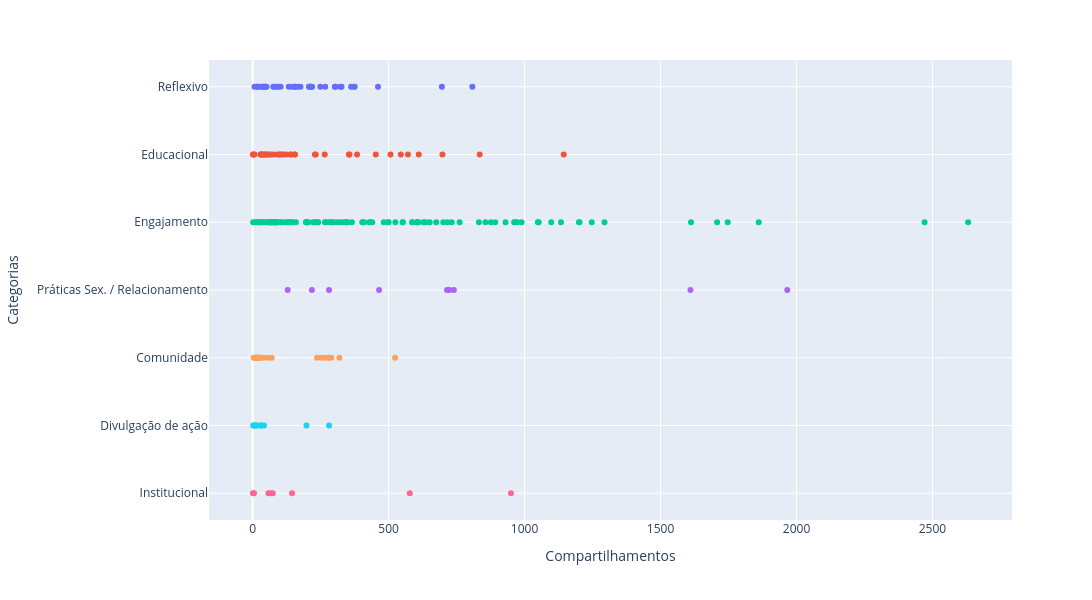

The code cell stored with this chart in its notebook:
### Code cell
fig = px.scatter( df, x='Compartilhamentos', y='Categorias', color='Categorias')

fig.update_layout(
    width=1200,
    height=600,
    showlegend=False
)

### Figure 1 — Plotly figure (JSON) as saved in the notebook; plotly's stock layout.template omitted (floating-point values rounded to 4 significant figures)
{"data": [{"hovertemplate": "Categorias=%{y}<br>Compartilhamentos=%{x}<extra></extra>", "legendgroup": "Reflexivo", "marker": {"color": "#636efa", "symbol": "circle"}, "mode": "markers", "name": "Reflexivo", "orientation": "h", "showlegend": true, "type": "scatter", "x": [302, 207, 176, 374, 47, 213, 47, 696, 155, 305, 35, 210, 93, 362, 17, 461, 215, 43, 34, 81, 156, 51, 146, 76, 167, 375, 7, 22, 133, 808, 219, 327, 19, 267, 92, 40, 103, 323, 249], "xaxis": "x", "y": ["Reflexivo", "Reflexivo", "Reflexivo", "Reflexivo", "Reflexivo", "Reflexivo", "Reflexivo", "Reflexivo", "Reflexivo", "Reflexivo", "Reflexivo", "Reflexivo", "Reflexivo", "Reflexivo", "Reflexivo", "Reflexivo", "Reflexivo", "Reflexivo", "Reflexivo", "Reflexivo", "Reflexivo", "Reflexivo", "Reflexivo", "Reflexivo", "Reflexivo", "Reflexivo", "Reflexivo", "Reflexivo", "Reflexivo", "Reflexivo", "Reflexivo", "Reflexivo", "Reflexivo", "Reflexivo", "Reflexivo", "Reflexivo", "Reflexivo", "Reflexivo", "Reflexivo"], "yaxis": "y"}, {"hovertemplate": "Categorias=%{y}<br>Compartilhamentos=%{x}<extra></extra>", "legendgroup": "Educacional", "marker": {"color": "#EF553B", "symbol": "circle"}, "mode": "markers", "name": "Educacional", "orientation": "h", "showlegend": true, "type": "scatter", "x": [139, 384, 46, 611, 229, 42, 354, 545, 29, 75, 67, 52, 571, 37, 114, 89, 356, 265, 109, 63, 835, 30, 1, 7, 1144, 154, 3, 507, 53, 698, 102, 453, 140, 156, 126, 98, 34, 232], "xaxis": "x", "y": ["Educacional", "Educacional", "Educacional", "Educacional", "Educacional", "Educacional", "Educacional", "Educacional", "Educacional", "Educacional", "Educacional", "Educacional", "Educacional", "Educacional", "Educacional", "Educacional", "Educacional", "Educacional", "Educacional", "Educacional", "Educacional", "Educacional", "Educacional", "Educacional", "Educacional", "Educacional", "Educacional", "Educacional", "Educacional", "Educacional", "Educacional", "Educacional", "Educacional", "Educacional", "Educacional", "Educacional", "Educacional", "Educacional"], "yaxis": "y"}, {"hovertemplate": "Categorias=%{y}<br>Compartilhamentos=%{x}<extra></extra>", "legendgroup": "Engajamento", "marker": {"color": "#00cc96", "symbol": "circle"}, "mode": "markers", "name": "Engajamento", "orientation": "h", "showlegend": true, "type": "scatter", "x": [350, 30, 552, 68, 61, 973, 587, 44, 497, 295, 433, 286, 408, 500, 628, 892, 125, 651, 143, 701, 16, 876, 61, 428, 222, 1861, 482, 79, 365, 761, 1247, 732, 197, 309, 342, 1052, 832, 89, 241, 1200, 1747, 552, 587, 196, 609, 930, 1049, 675, 2631, 636, 1202, 440, 25, 856, 403, 989, 204, 106, 268, 159, 525, 62, 77, 295, 962, 119, 72, 603, 322, 134, 201, 34, 146, 85, 409, 136, 334, 74, 266, 235, 1098, 963, 1612, 716, 606, 346, 279, 1294, 84, 24, 90, 58, 198, 9, 54, 39, 2, 608, 1708, 82, 84, 84, 68, 91, 227, 2471, 238, 101, 1134], "xaxis": "x", "y": ["Engajamento", "Engajamento", "Engajamento", "Engajamento", "Engajamento", "Engajamento", "Engajamento", "Engajamento", "Engajamento", "Engajamento", "Engajamento", "Engajamento", "Engajamento", "Engajamento", "Engajamento", "Engajamento", "Engajamento", "Engajamento", "Engajamento", "Engajamento", "Engajamento", "Engajamento", "Engajamento", "Engajamento", "Engajamento", "Engajamento", "Engajamento", "Engajamento", "Engajamento", "Engajamento", "Engajamento", "Engajamento", "Engajamento", "Engajamento", "Engajamento", "Engajamento", "Engajamento", "Engajamento", "Engajamento", "Engajamento", "Engajamento", "Engajamento", "Engajamento", "Engajamento", "Engajamento", "Engajamento", "Engajamento", "Engajamento", "Engajamento", "Engajamento", "Engajamento", "Engajamento", "Engajamento", "Engajamento", "Engajamento", "Engajamento", "Engajamento", "Engajamento", "Engajamento", "Engajamento", "Engajamento", "Engajamento", "Engajamento", "Engajamento", "Engajamento", "Engajamento", "Engajamento", "Engajamento", "Engajamento", "Engajamento", "Engajamento", "Engajamento", "Engajamento", "Engajamento", "Engajamento", "Engajamento", "Engajamento", "Engajamento", "Engajamento", "Engajamento", "Engajamento", "Engajamento", "Engajamento", "Engajamento", "Engajamento", "Engajamento", "Engajamento", "Engajamento", "Engajamento", "Engajamento", "Engajamento", "Engajamento", "Engajamento", "Engajamento", "Engajamento", "Engajamento", "Engajamento", "Engajamento", "Engajamento", "Engajamento", "Engajamento", "Engajamento", "Engajamento", "Engajamento", "Engajamento", "Engajamento", "Engajamento", "Engajamento", "Engajamento"], "yaxis": "y"}, {"hovertemplate": "Categorias=%{y}<br>Compartilhamentos=%{x}<extra></extra>", "legendgroup": "Práticas Sex. / Relacionamento", "marker": {"color": "#ab63fa", "symbol": "circle"}, "mode": "markers", "name": "Práticas Sex. / Relacionamento", "orientation": "h", "showlegend": true, "type": "scatter", "x": [740, 465, 1966, 724, 715, 1610, 129, 218, 281], "xaxis": "x", "y": ["Práticas Sex. / Relacionamento", "Práticas Sex. / Relacionamento", "Práticas Sex. / Relacionamento", "Práticas Sex. / Relacionamento", "Práticas Sex. / Relacionamento", "Práticas Sex. / Relacionamento", "Práticas Sex. / Relacionamento", "Práticas Sex. / Relacionamento", "Práticas Sex. / Relacionamento"], "yaxis": "y"}, {"hovertemplate": "Categorias=%{y}<br>Compartilhamentos=%{x}<extra></extra>", "legendgroup": "Comunidade", "marker": {"color": "#FFA15A", "symbol": "circle"}, "mode": "markers", "name": "Comunidade", "orientation": "h", "showlegend": true, "type": "scatter", "x": [17, 7, 26, 29, 289, 14, 319, 278, 237, 279, 252, 12, 4, 265, 25, 13, 40, 70, 57, 19, 19, 524], "xaxis": "x", "y": ["Comunidade", "Comunidade", "Comunidade", "Comunidade", "Comunidade", "Comunidade", "Comunidade", "Comunidade", "Comunidade", "Comunidade", "Comunidade", "Comunidade", "Comunidade", "Comunidade", "Comunidade", "Comunidade", "Comunidade", "Comunidade", "Comunidade", "Comunidade", "Comunidade", "Comunidade"], "yaxis": "y"}, {"hovertemplate": "Categorias=%{y}<br>Compartilhamentos=%{x}<extra></extra>", "legendgroup": "Divulgação de ação", "marker": {"color": "#19d3f3", "symbol": "circle"}, "mode": "markers", "name": "Divulgação de ação", "orientation": "h", "showlegend": true, "type": "scatter", "x": [30, 6, 11, 281, 29, 35, 9, 198, 2, 42, 16], "xaxis": "x", "y": ["Divulgação de ação", "Divulgação de ação", "Divulgação de ação", "Divulgação de ação", "Divulgação de ação", "Divulgação de ação", "Divulgação de ação", "Divulgação de ação", "Divulgação de ação", "Divulgação de ação", "Divulgação de ação"], "yaxis": "y"}, {"hovertemplate": "Categorias=%{y}<br>Compartilhamentos=%{x}<extra></extra>", "legendgroup": "Institucional", "marker": {"color": "#FF6692", "symbol": "circle"}, "mode": "markers", "name": "Institucional", "orientation": "h", "showlegend": true, "type": "scatter", "x": [5, 74, 1, 950, 578, 68, 58, 145], "xaxis": "x", "y": ["Institucional", "Institucional", "Institucional", "Institucional", "Institucional", "Institucional", "Institucional", "Institucional"], "yaxis": "y"}], "layout": {"height": 600, "legend": {"title": {"text": "Categorias"}, "tracegroupgap": 0}, "margin": {"t": 60}, "showlegend": false, "width": 1200, "xaxis": {"anchor": "y", "autorange": true, "domain": [0, 1], "range": [-158.9, 2791.0], "title": {"text": "Compartilhamentos"}, "type": "linear"}, "yaxis": {"anchor": "x", "autorange": true, "categoryarray": ["Institucional", "Divulgação de ação", "Comunidade", "Práticas Sex. / Relacionamento", "Engajamento", "Educacional", "Reflexivo"], "categoryorder": "array", "domain": [0, 1], "range": [-0.3948, 6.395], "title": {"text": "Categorias"}, "type": "category"}}}
